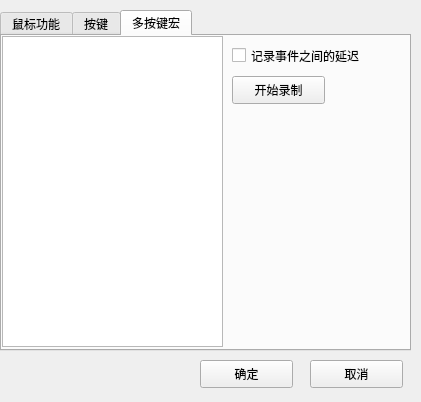
<?xml version="1.0" encoding="UTF-8"?>
<ui version="4.0">
 <class>Macros</class>
 <widget class="QWidget" name="Macros">
  <property name="geometry">
   <rect>
    <x>0</x>
    <y>0</y>
    <width>421</width>
    <height>402</height>
   </rect>
  </property>
  <property name="windowTitle">
   <string>Form</string>
  </property>
  <widget class="QPushButton" name="confirmBtn">
   <property name="geometry">
    <rect>
     <x>200</x>
     <y>360</y>
     <width>93</width>
     <height>28</height>
    </rect>
   </property>
   <property name="text">
    <string>确定</string>
   </property>
  </widget>
  <widget class="QPushButton" name="cancelBtn">
   <property name="geometry">
    <rect>
     <x>310</x>
     <y>360</y>
     <width>93</width>
     <height>28</height>
    </rect>
   </property>
   <property name="text">
    <string>取消</string>
   </property>
  </widget>
  <widget class="QTabWidget" name="keyFuc">
   <property name="geometry">
    <rect>
     <x>0</x>
     <y>10</y>
     <width>411</width>
     <height>341</height>
    </rect>
   </property>
   <property name="currentIndex">
    <number>2</number>
   </property>
   <widget class="QWidget" name="tab">
    <attribute name="title">
     <string>鼠标功能</string>
    </attribute>
   </widget>
   <widget class="QWidget" name="tab_3">
    <attribute name="title">
     <string>按键</string>
    </attribute>
   </widget>
   <widget class="QWidget" name="tab_2">
    <attribute name="title">
     <string>多按键宏</string>
    </attribute>
    <widget class="QTextEdit" name="keyText">
     <property name="geometry">
      <rect>
       <x>0</x>
       <y>0</y>
       <width>221</width>
       <height>311</height>
      </rect>
     </property>
    </widget>
    <widget class="QCheckBox" name="recordHandlerTmr">
     <property name="geometry">
      <rect>
       <x>230</x>
       <y>10</y>
       <width>171</width>
       <height>19</height>
      </rect>
     </property>
     <property name="text">
      <string>记录事件之间的延迟</string>
     </property>
    </widget>
    <widget class="QPushButton" name="startRecordBtn">
     <property name="geometry">
      <rect>
       <x>230</x>
       <y>40</y>
       <width>93</width>
       <height>28</height>
      </rect>
     </property>
     <property name="text">
      <string>开始录制</string>
     </property>
    </widget>
   </widget>
  </widget>
 </widget>
 <resources/>
 <connections/>
</ui>
